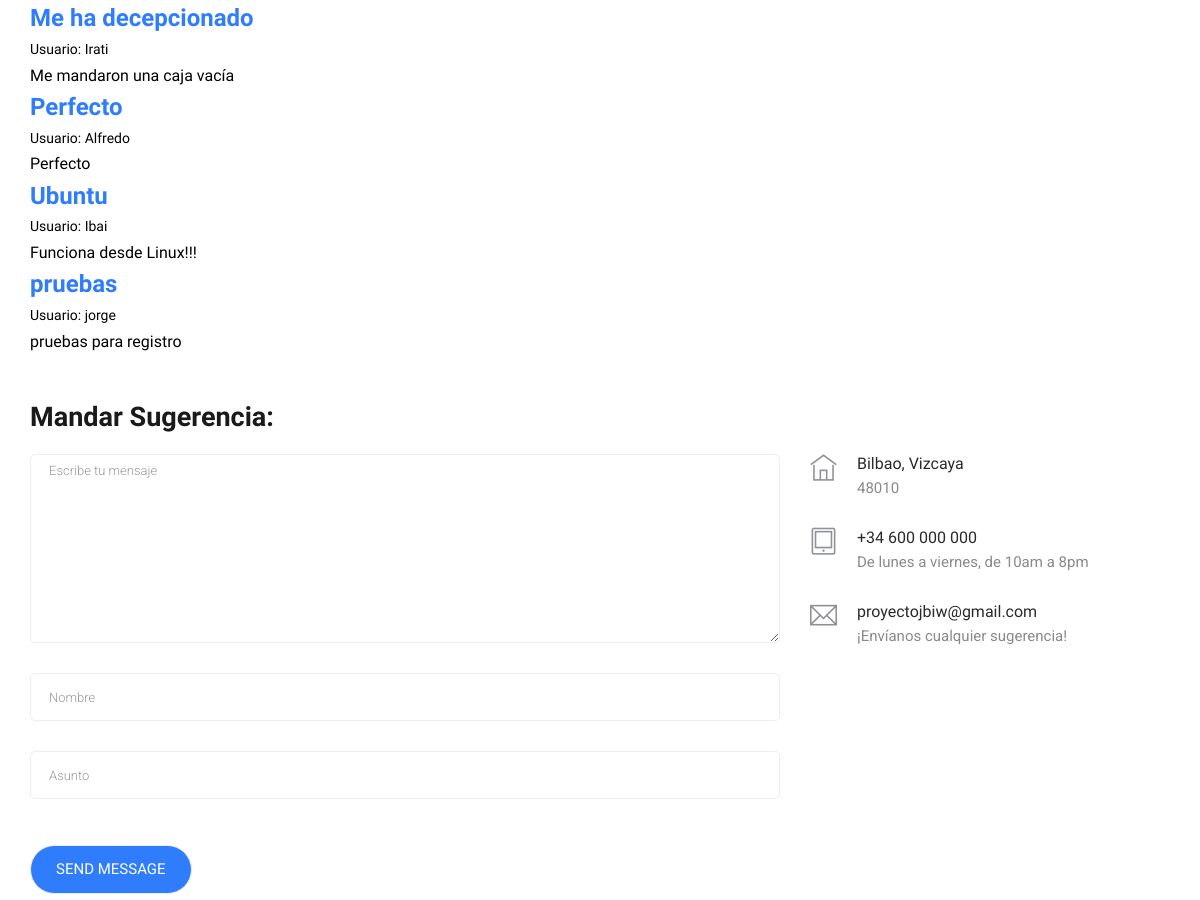
Page /contact/ (middle part) on the earlier database version.
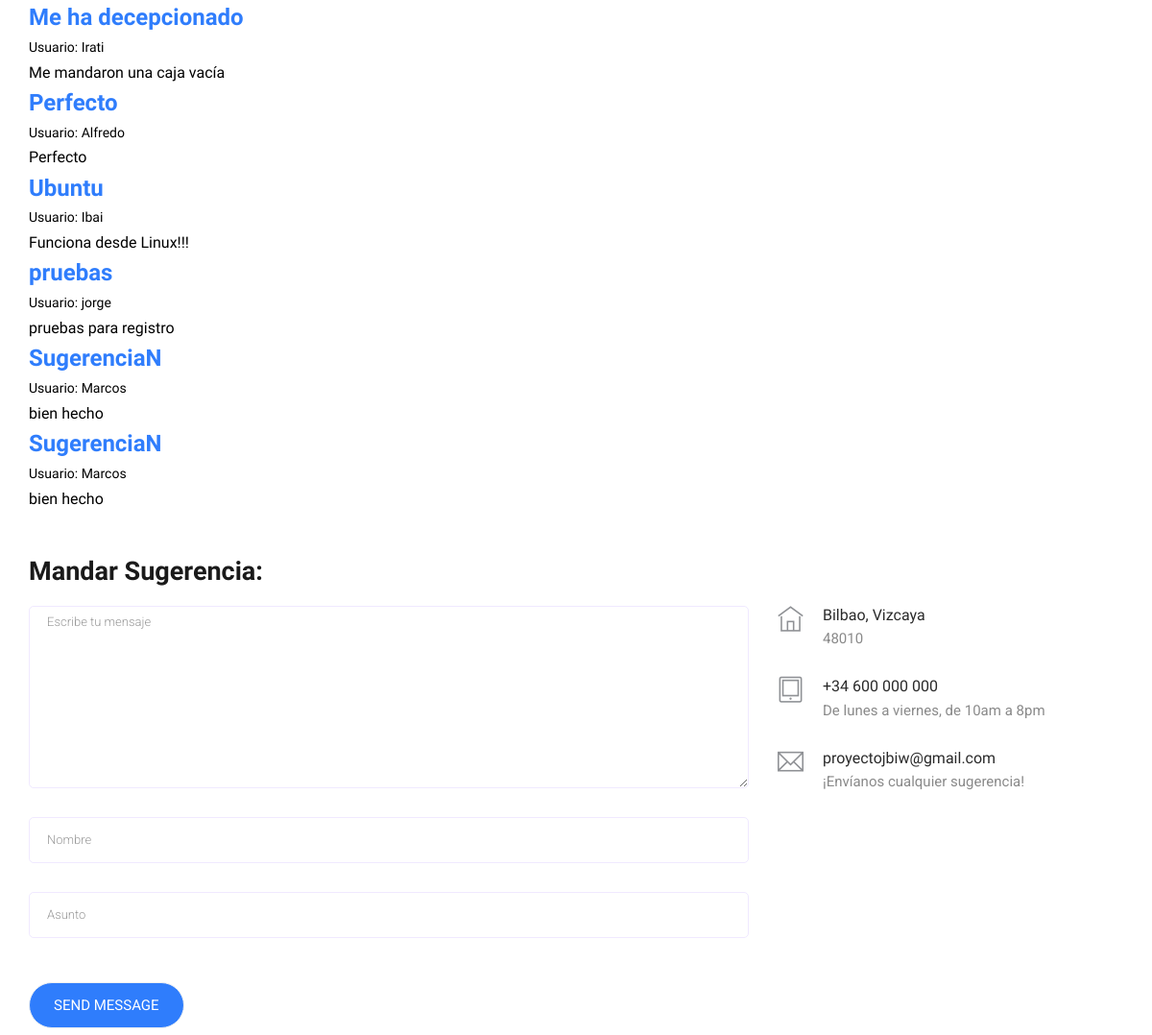
Same page on the later database version.
### appIndiTDE/models.py (models this page shows, shortened)
class Sugerencia(models.Model):
    nombre = models.CharField(max_length = 20, default="anonymous")
    titulo = models.CharField(max_length = 30)
    texto = models.CharField(max_length = 240)

### appIndiTDE/views.py (the view, shortened to what this page needs)
# urls.py: path('contact/', views.contact, name = 'contact'),
def contact(request):
    msg = ""
    b = list(get_all_clothes())
    c = list(get_carro_completo())
    a = list(get_sugerencias())
    form = fSugerencia()
    context = {
        'sugerencias': a,
        'form': form,
        'marcas': get_all_brands(b),
        'mensage': msg,
    }
    if request.user.is_authenticated:
        user = request.user
        context['user'] = user
        context['carro'] = get_clothes_by_user(c, user)
    return render(request, 'inditde/contact.html', context)

### appIndiTDE/forms.py
class fSugerencia(forms.ModelForm):
    class Meta:
        model = Sugerencia
        fields = ('nombre', 'titulo', 'texto')
        widgets = {'nombre': forms.TextInput(),
                   'titulo': forms.TextInput(),
                   'texto': forms.TextInput()
                   }

### appIndiTDE/views.py (called while the page is built)
def get_all_clothes():
    ropas = Ropa.objects.all()
    return ropas

def get_carro_completo():
    carro = Carro.objects.all()
    return carro

def get_sugerencias():
    sugerencias = Sugerencia.objects.all()
    return sugerencias

def get_all_brands(ropas):
    my_brands = []
    for i in ropas:
        if i.marca not in my_brands:
            my_brands.append(i.marca)
    return my_brands

### appIndiTDE/templates/inditde/contact.html (shortened to what this page needs)
{% extends "inditde/base.html" %}
{% load static %}
{% load i18n %}
{% block head %}
<link href='https://api.mapbox.com/mapbox-gl-js/v1.4.1/mapbox-gl.css' rel='stylesheet' />
{% endblock %}
{% block content %}
<section class="contact-section padding_top">
    <div class="container">
        <div class="row">
            {% for s in sugerencias %}
                <div class="col-lg-8">
                    <h3><b>{{s.titulo}}</b></h3>
                    <h6>{% trans "Usuario:" %} {{s.nombre}}</h6>
                    <h5>{{s.texto}}</h5>
                </div>
            {% endfor %}
        </div>
        <br><br>
        <div class="row">
            <div class="col-12">
                <h2 class="contact-title">{% trans 'Mandar Sugerencia:' %}</h2>
            </div>
            <div class="col-lg-8">
                <form class="form-contact contact_form" method="POST" name="fSugerencia" id="fSugerencia"
                      novalidate="novalidate">{% csrf_token %}
                    <div class="row">
                        <div class="col-12">
                            <div class="form-group">
                  <textarea class="form-control w-100" form="fSugerencia" name="texto" required id="id_texto" cols="30" rows="9"
                            onfocus="this.placeholder = ''" onblur="this.placeholder = 'Enter Message'"
                            placeholder='Escribe tu mensaje'></textarea>
                            </div>
                        </div>
                        <div class="col-12">
                            <div class="form-group">
                                <input class="form-control" name="nombre" form="fSugerencia" required id="id_nombre" type="text"
                                       onfocus="this.placeholder = ''"
                                       onblur="this.placeholder = 'Enter your name'" placeholder='Nombre'>
                            </div>
                        </div>
                        <div class="col-12">
                            <div class="form-group">
                                <input class="form-control" form="fSugerencia" name="titulo" required id="id_titulo" type="text"
                                       onfocus="this.placeholder = ''"
                                       onblur="this.placeholder = 'Enter Subject'" placeholder='Asunto'>
                            </div>
                        </div>
                    </div>
                    <div class="form-group mt-3">
                      <form action="{% url 'contact' %}" >
                        <input type="submit" class="btn_3 button-contactForm" value="Send Message"/>
                      </form>
                    </div>
                </form>
            </div>
            <div class="col-lg-4">
                <div class="media contact-info">
                    <span class="contact-info__icon"><i class="ti-home"></i></span>
                    <div class="media-body">
                        <h3>Bilbao, Vizcaya</h3>
                        <p>48010</p>
                    </div>
                </div>
                <div class="media contact-info">
                    <span class="contact-info__icon"><i class="ti-tablet"></i></span>
                    <div class="media-body">
                        <h3>+34 600 000 000</h3>
                        <p>{% trans 'De lunes a viernes, de 10am a 8pm' %}</p>
                    </div>
                </div>
                <div class="media contact-info">
                    <span class="contact-info__icon"><i class="ti-email"></i></span>
                    <div class="media-body">
                        <h3>proyectojbiw@gmail.com</h3>
                        <p>{% trans '¡Envíanos cualquier sugerencia!' %}</p>
                    </div>
                </div>
            </div>
        </div>
    </div>
</section>
{% endblock %}

Differences in the rows shown:
added Sugerencia: titulo "SugerenciaN", nombre "Marcos", texto "bien hecho"
added Sugerencia: titulo "SugerenciaN", nombre "Marcos", texto "bien hecho"
